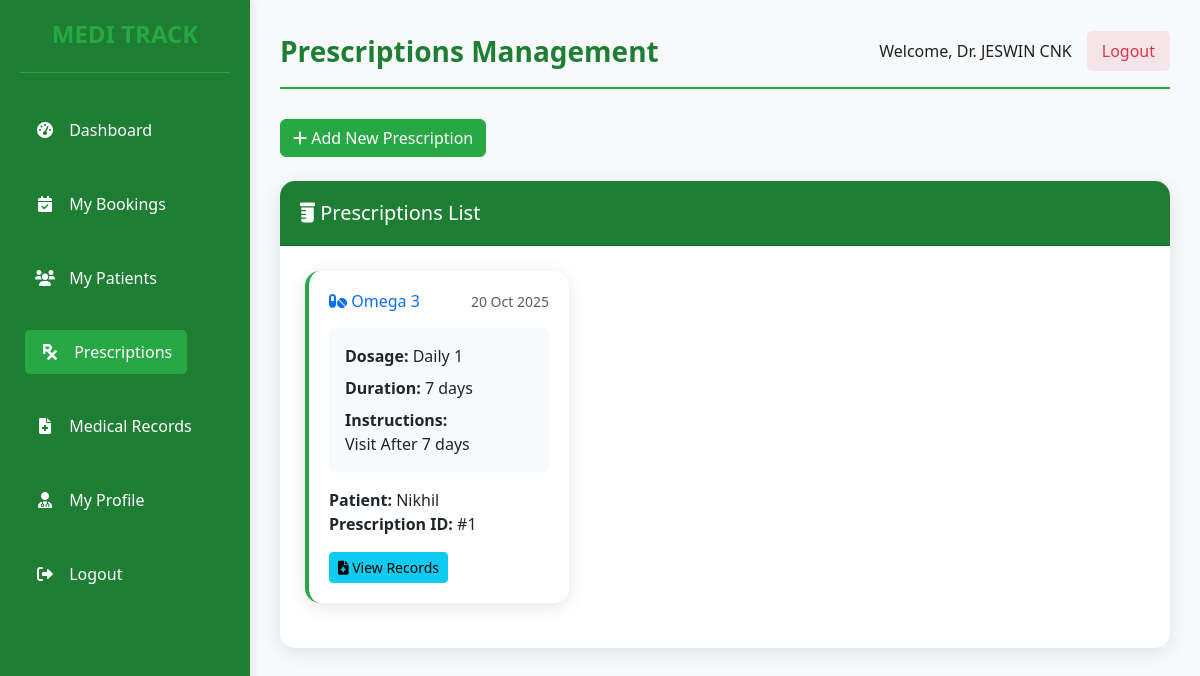
Screenshot of /doctor_prescriptions.php (signed in) with the database file from the repository.
### tables this page shows
CREATE TABLE `doctorreg` (
  `Doctor_id` int(20) NOT NULL,
  `Name` varchar(30) NOT NULL,
  `Email` varchar(30) NOT NULL,
  `Age` int(20) NOT NULL,
  `Gender` varchar(20) NOT NULL,
  `Phone_no` int(20) NOT NULL,
  `Department` varchar(30) NOT NULL,
  `Qualification` varchar(100) NOT NULL DEFAULT '',
  `Experience` varchar(50) NOT NULL DEFAULT '',
  `Profile_photo` varchar(255) NOT NULL DEFAULT '',
  `Bio` text NOT NULL DEFAULT '',
  `Password` varchar(255) NOT NULL
);

CREATE TABLE `prescription` (
  `Prescription_id` int(20) NOT NULL,
  `Patient_id` int(20) NOT NULL,
  `Doctor_id` int(20) NOT NULL,
  `Date_issued` date NOT NULL,
  `Medicine_name` varchar(255) NOT NULL,
  `Dosage` varchar(30) NOT NULL,
  `Duration` varchar(30) NOT NULL,
  `Instructions` text NOT NULL
);

CREATE TABLE `register` (
  `Patient_id` int(20) NOT NULL,
  `Name` varchar(20) NOT NULL,
  `Email` varchar(50) NOT NULL,
  `Age` int(20) NOT NULL,
  `Gender` varchar(20) NOT NULL,
  `Phone_no` int(20) NOT NULL,
  `Blood_group` varchar(5) NOT NULL,
  `Password` varchar(225) NOT NULL,
  `Photo` blob NOT NULL,
  `Documents` varchar(25) NOT NULL
);

### doctor_prescriptions.php (the view, shortened to what this page needs)
<?php
include 'database.php';
$doctor_id = $_SESSION['doctor_id'];
$stmt = $conn->prepare("SELECT * FROM doctorreg WHERE Doctor_id = ?");
$stmt->bind_param("i", $doctor_id);
$stmt->execute();
$result = $stmt->get_result();
$doctor = $result->fetch_assoc();
$query = "SELECT p.*, r.Name as PatientName FROM prescription p
          LEFT JOIN register r ON p.Patient_id = r.Patient_id
          WHERE p.Doctor_id = ? ORDER BY p.Date_issued DESC";
$stmt = $conn->prepare($query);
$stmt->bind_param("i", $doctor_id);
$stmt->execute();
$result = $stmt->get_result();
$prescriptions = $result->fetch_all(MYSQLI_ASSOC);
?>
<!DOCTYPE html>
<html lang="en">
<head>
    <link rel="stylesheet" href="https://cdn.jsdelivr.net/npm/bootstrap@5.3.0/dist/css/bootstrap.min.css">
    <link rel="stylesheet" href="https://cdnjs.cloudflare.com/ajax/libs/font-awesome/6.0.0-beta3/css/all.min.css">
</head>
<body>
    <div class="container">
        <div class="sidebar">
            <div class="logo">
                <h2>MEDI TRACK</h2>
            </div>
            <ul class="nav">
                <li>
                    <a href="doctor_dashboard.php">
                        <i class="fas fa-tachometer-alt"></i>
                        <span>Dashboard</span>
                    </a>
                </li>
                <li>
                    <a href="doctor_bookings.php">
                        <i class="fas fa-calendar-check"></i>
                        <span>My Bookings</span>
                    </a>
                </li>
                <li>
                    <a href="doctor_patients.php">
                        <i class="fas fa-users"></i>
                        <span>My Patients</span>
                    </a>
                </li>
                <li>
                    <a href="doctor_prescriptions.php" class="active">
                        <i class="fas fa-prescription"></i>
                        <span>Prescriptions</span>
                    </a>
                </li>
                <li>
                    <a href="doctor_medical_records.php">
                        <i class="fas fa-file-medical"></i>
                        <span>Medical Records</span>
                    </a>
                </li>
                <li>
                    <a href="doctor_profile.php">
                        <i class="fas fa-user-md"></i>
                        <span>My Profile</span>
                    </a>
                </li>
                <li>
                    <a href="logout.php">
                        <i class="fas fa-sign-out-alt"></i>
                        <span>Logout</span>
                    </a>
                </li>
            </ul>
        </div>
        <div class="main-content">
            <div class="header">
                <div class="logo">Prescriptions Management</div>
                <div class="user-profile">
                    <span>Welcome, Dr. <?php echo htmlspecialchars($doctor['Name']); ?></span>
                    <a href="logout.php">Logout</a>
                </div>
            </div>
            <div class="mb-4">
                <button class="btn btn-success" data-bs-toggle="modal" data-bs-target="#addPrescriptionModal">
                    <i class="fas fa-plus"></i> Add New Prescription
                </button>
            </div>
                <div class="card">
                    <div class="card-header">
                        <h5 class="mb-0"><i class="fas fa-prescription-bottle"></i> Prescriptions List</h5>
                    </div>
                    <div class="card-body">
                        <?php if (empty($prescriptions)): ?>
                            <div class="text-center py-5">
                                <i class="fas fa-prescription-bottle fa-3x text-muted mb-3"></i>
                                <h5>No Prescriptions Found</h5>
                                <p class="text-muted">No prescriptions have been created yet.</p>
                            </div>
                        <?php else: ?>
                            <div class="row">
                                <?php foreach ($prescriptions as $prescription): ?>
                                    <div class="col-md-6 col-lg-4">
                                        <div class="prescription-card">
                                            <div class="d-flex justify-content-between align-items-center mb-3">
                                                <h6 class="text-primary mb-0">
                                                    <i class="fas fa-pills"></i> <?php echo htmlspecialchars($prescription['Medicine_name']); ?>
                                                </h6>
                                                <small class="text-muted">
                                                    <?php echo date('d M Y', strtotime($prescription['Date_issued'])); ?>
                                                </small>
                                            </div>
                                            <div class="bg-light p-3 rounded mb-3">
                                                <div class="mb-2">
                                                    <strong>Dosage:</strong> <?php echo htmlspecialchars($prescription['Dosage']); ?>
                                                </div>
                                                <div class="mb-2">
                                                    <strong>Duration:</strong> <?php echo htmlspecialchars($prescription['Duration']); ?>
                                                </div>
                                                <div>
                                                    <strong>Instructions:</strong><br>
                                                    <?php echo nl2br(htmlspecialchars($prescription['Instructions'])); ?>
                                                </div>
                                            </div>
                                            <div class="mb-3">
                                                <strong>Patient:</strong> <?php echo htmlspecialchars($prescription['PatientName']); ?><br>
                                                <strong>Prescription ID:</strong> #<?php echo $prescription['Prescription_id']; ?>
                                            </div>
                                            <div>
                                                <a href="doctor_medical_records.php?patient_id=<?php echo $prescription['Patient_id']; ?>"
                                                   class="btn btn-sm btn-info">
                                                    <i class="fas fa-file-medical"></i> View Records
                                                </a>
                                            </div>
                                        </div>
                                    </div>
                                <?php endforeach; ?>
                            </div>
                        <?php endif; ?>
                    </div>
                </div>
            </div>
        </div>
</body>
</html>

### doctor_prescriptions.php (style rules this page uses)
:root { --primary-color: #28a745; --secondary-color: #1e7e34; --accent-color: #20c997; --text-light: #FFFFFF; --text-dark: #212121; --danger-color: #dc3545; --success-color: #28a745; --warning-color: #ffc107; --info-color: #17a2b8; --light-green: #d4edda; --border-green: #c3e6cb; }
body { font-family: 'Segoe UI', Tahoma, Geneva, Verdana, sans-serif; margin: 0; padding: 0; background-color: #f8f9fa; display: flex; color: var(--text-dark); }
.container { display: flex; width: 100%; margin: 0; padding: 0; max-width: none; }
.sidebar { background-color: var(--secondary-color); width: 250px; height: 100vh; padding: 20px; color: var(--text-light); position: fixed; box-shadow: 2px 0 10px rgba(0,0,0,0.1); }
.sidebar .logo { border-bottom: 1px solid var(--primary-color); padding-bottom: 15px; margin-bottom: 20px; }
.sidebar .logo h2 { font-size: 24px; text-align: center; color: var(--primary-color); font-weight: 700; }
.nav { list-style-type: none; padding: 0; }
.nav li { margin: 15px 0; border-radius: 5px; transition: all 0.3s ease; }
.nav li a { color: var(--text-light); text-decoration: none; font-size: 16px; display: block; padding: 10px 15px; border-radius: 5px; transition: all 0.3s ease; }
.nav li a:hover, .nav li a.active { background-color: var(--primary-color); color: var(--text-light); transform: translateX(5px); }
.nav li a i { margin-right: 10px; width: 20px; text-align: center; }
.main-content { flex-grow: 1; padding: 30px; margin-left: 250px; width: calc(100% - 250px); }
.header { display: flex; justify-content: space-between; align-items: center; margin-bottom: 30px; padding-bottom: 15px; border-bottom: 2px solid var(--primary-color); }
.header .logo { font-size: 28px; font-weight: bold; color: var(--secondary-color); }
.header .user-profile { display: flex; align-items: center; }
.header .user-profile span { margin-right: 15px; font-weight: 500; }
.header .user-profile a { color: var(--danger-color); text-decoration: none; font-weight: 500; padding: 8px 15px; border-radius: 5px; background-color: rgba(220, 53, 69, 0.1); transition: all 0.3s ease; }
.card { border: none; border-radius: 15px; box-shadow: 0 4px 20px rgba(0,0,0,0.1); margin-bottom: 20px; transition: transform 0.3s ease; }
.card-header { background-color: var(--secondary-color); color: var(--text-light); border-radius: 15px 15px 0 0 !important; padding: 20px; font-weight: 600; }
.card-body { padding: 25px; }
.btn-success { background-color: var(--success-color); border-color: var(--success-color); }
.prescription-card { background: white; border-radius: 15px; padding: 20px; margin-bottom: 20px; box-shadow: 0 4px 20px rgba(0,0,0,0.1); border-left: 4px solid var(--primary-color); transition: transform 0.3s ease; }

### rows the page displays
doctorreg: Name "JESWIN CNK"
prescription: Medicine_name "Omega 3", Date_issued "20 Oct 2025", Dosage "Daily 1", Duration "7 days", Instructions "Visit After 7 days", Patient.Name "Nikhil", Prescription_id "1"
